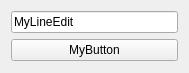
<?xml version="1.0" encoding="UTF-8"?>
<ui version="4.0">
 <class>MyWidget</class>
 <widget class="QWidget" name="MyWidget">
  <property name="geometry">
   <rect>
    <x>0</x>
    <y>0</y>
    <width>189</width>
    <height>73</height>
   </rect>
  </property>
  <property name="windowTitle">
   <string>Character Map</string>
  </property>
  <layout class="QVBoxLayout" name="verticalLayout">
   <item>
    <widget class="QLineEdit" name="MyLineEdit">
     <property name="text">
      <string>MyLineEdit</string>
     </property>
    </widget>
   </item>
   <item>
    <widget class="QPushButton" name="MyButton">
     <property name="text">
      <string>MyButton</string>
     </property>
    </widget>
   </item>
  </layout>
 </widget>
 <resources/>
 <connections/>
</ui>
